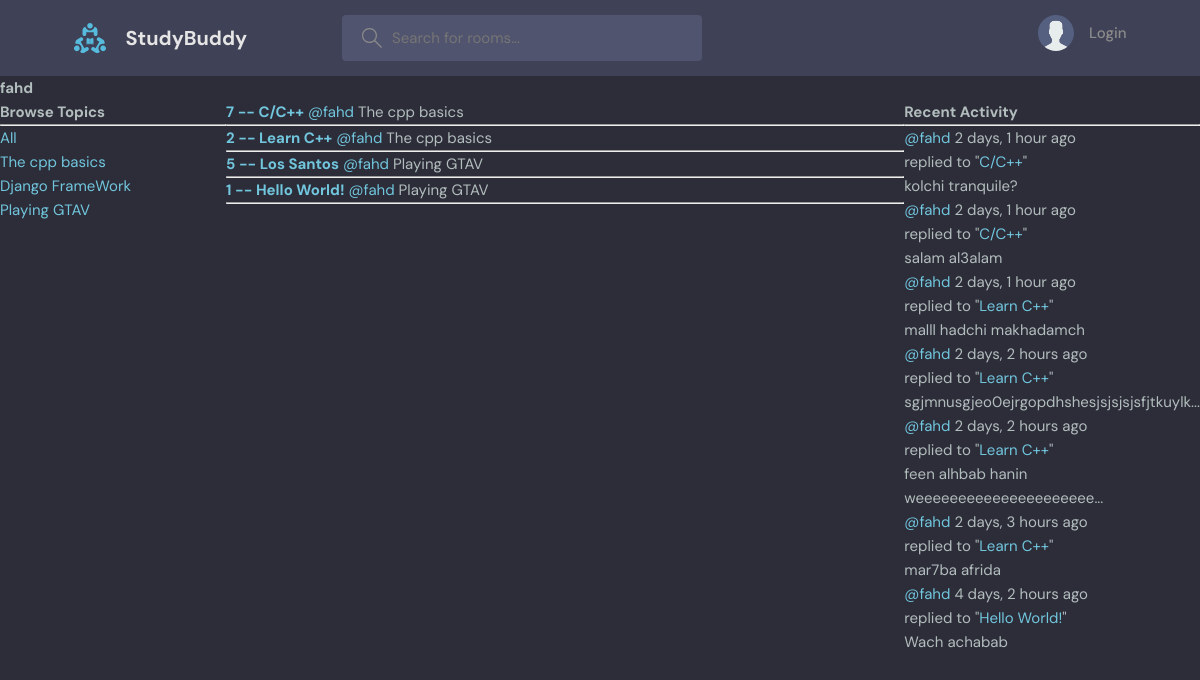
Screenshot of /user-profile/1/ with the database file from the repository.
### base/models.py (models this page shows, shortened)
class Topic(models.Model):
    name = models.CharField(max_length=200)

class Room(models.Model):
    members = models.ManyToManyField(User, related_name='members', blank=True)
    host = models.ForeignKey(User, on_delete=models.SET_NULL, null=True)
    topic = models.ForeignKey(Topic, on_delete=models.SET_NULL, null=True)
    name = models.CharField(max_length=200)
    description = models.TextField(null=True, blank=True)
    updated = models.DateTimeField(auto_now=True)
    created = models.DateTimeField(auto_now_add=True)
    def __str__(self):
        return self.name
    class Meta:
        ordering = ['-updated', '-created']

class Message(models.Model):
    user = models.ForeignKey(User ,on_delete=models.CASCADE)
    room = models.ForeignKey(Room, on_delete=models.CASCADE)
    body = models.TextField()
    updated = models.DateTimeField(auto_now=True)
    created = models.DateTimeField(auto_now_add=True)
    def __str__(self):
        r = self.body[0:40]
        if len(self.body) > 40:r+='...'
        return r
    class Meta:
        ordering = ['-updated', '-created']

### base/views.py (the view)
# urls.py: path('user-profile/<str:pk>/', views.userProfile, name='user-profile'),
def userProfile(request, pk):
    user = User.objects.get(id=pk)
    rooms = user.room_set.all()
    msgs = user.message_set.all()
    topics = Topic.objects.all()
    context = {'user':user, 'rooms':rooms, 'msgs':msgs, 'topics':topics}
    return render(request, 'base/profile.html', context)

### base/templates/base/profile.html (shortened to what this page needs)
{% include 'main.html' %}
{% block content %}
<h1>{{user.username}}</h1>
<div class="profile-container">
    <div>
        {% include 'base/topics.html' %}
    </div>
    <div>
        {% include 'base/feed.html' %}
    </div>
    <div>
        {% include 'base/activity.html' %}
    </div>
</div>
{% endblock content %}

### base/templates/base/topics.html
<h3>Browse Topics</h3>
<hr>
<div>
    <a href="{% url 'home' %}">All</a>
</div>
{% for topic in topics %}
    <div>
        <a href="{% url 'home' %}?q={{topic.name}}">{{topic.name}}</a>
    </div>
{% endfor %}

### base/templates/base/feed.html (shortened to what this page needs)
<div>
{% for room in rooms %}
    <div>
        <a href="{% url 'room' room.id %}"><h5>{{room.id}} -- {{room.name}}</h5></a>
        <a href="{% url 'user-profile' room.host.id %}">@{{room.host.username}}</a>
        <small>{{room.topic.name}}</small>
        <hr>
    </div>
{% endfor %}
</div>

### base/templates/base/activity.html
<h3>Recent Activity</h3>
<hr>
{% for msg in msgs %}
<div>
    <small><a href="{% url 'user-profile' msg.user.id %}">@{{msg.user}}</a> {{msg.created|timesince}} ago <br></small>
    <small>replied to "<a href="{% url 'room' msg.room.id %}?q={{msg.room.name}}" >{{msg.room}}</a>"</small>
    <p>{{msg}}</p>
</div>
{% endfor %}

### static/styles/style.css (style rules this page uses)
:root { --color-main: #71c6dd; --color-main-light: #e1f6fb; --color-dark: #3f4156; --color-dark-medium: #51546e; --color-dark-light: #696d97; --color-light: #e5e5e5; --color-gray: #8b8b8b; --color-light-gray: #b2bdbd; --color-bg: #2d2d39; --color-success: #5dd693; --color-error: #fc4b0b; }
* { font-family: "DM Sans", -apple-system, BlinkMacSystemFont, "Segoe UI", Roboto, Oxygen, Ubuntu, Cantarell, "Open Sans", "Helvetica Neue", sans-serif; margin: 0; padding: 0; box-sizing: border-box; text-rendering: optimizeLegibility; font-size: inherit; }
html { font-size: 56.25%; }
@media only screen and (min-width: 1200px) { html { font-size: 62.5%; } }
body { line-height: 1.6; font-weight: 400; font-size: 1.5rem; color: var(--color-light-gray); background-color: var(--color-bg); min-height: 100vh; }
a { display: inline-block; color: var(--color-main); text-decoration: none; }

### base/templates/base/profile.html (style rules this page uses)
.profile-container { display : grid; grid-template-columns: 1fr 3fr 1fr; }

### rows the page displays
Topic: name "The cpp basics"
Topic: name "Django FrameWork"
Topic: name "Playing GTAV"
Room: id "7", name "C/C++", host.username "fahd", topic.name "The cpp basics"
Room: id "2", name "Learn C++", host.username "fahd", topic.name "The cpp basics"
Room: id "5", name "Los Santos", host.username "fahd", topic.name "Playing GTAV"
Room: id "1", name "Hello World!", host.username "fahd", topic.name "Playing GTAV"
Message: user "fahd", created "2 days, 1 hour", room "C/C++", body "kolchi tranquile?"
Message: user "fahd", created "2 days, 1 hour", room "C/C++", body "salam al3alam"
Message: user "fahd", created "2 days, 1 hour", room "Learn C++", body "malll hadchi makhadamch"
Message: user "fahd", created "2 days, 2 hours", room "Learn C++", body "sgjmnusgjeo0ejrgopdhshesjsjsjsjsfjtkuylk..."
Message: user "fahd", created "2 days, 2 hours", room "Learn C++", body "feen alhbab hanin weeeeeeeeeeeeeeeeeeeee..."
Message: user "fahd", created "2 days, 3 hours", room "Learn C++", body "mar7ba afrida"
Message: user "fahd", created "4 days, 2 hours", room "Hello World!", body "Wach achabab"

### other values shown
{{ user.username }} "fahd"
